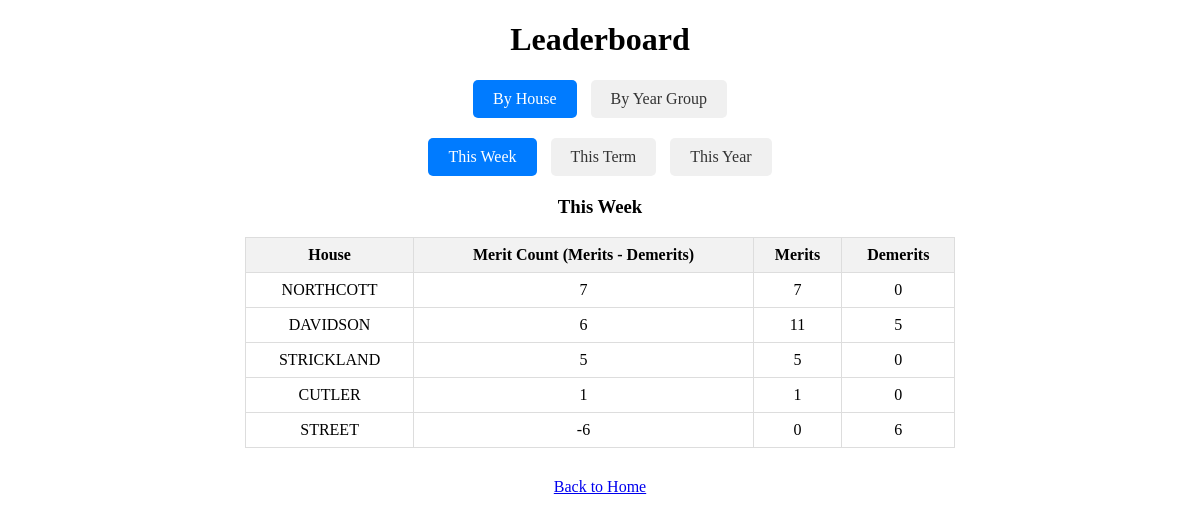
The app's page /leaderboard with its own data.
### tables this page shows
CREATE TABLE Demerits (
            ID INTEGER PRIMARY KEY AUTOINCREMENT,
            StudentName TEXT NOT NULL,
            Grade INTEGER NOT NULL,
            House TEXT NOT NULL,
            Reason TEXT NOT NULL,
            awarded_by TEXT NOT NULL,
            date TEXT NOT NULL
        );

### app.py (the view, shortened to what this page needs)
@app.route('/leaderboard')
def leaderboard():
    sort_by = request.args.get('sort', 'house')  # 'house' or 'year'
    time_filter = request.args.get('filter', 'week')
    show_current_date = False
    available_terms = []
    if time_filter == 'week':
        start_date, end_date = get_week_dates()
        filter_label = "This Week"
    elif time_filter == 'year':
        start_date, end_date = get_year_dates()
        filter_label = "This Year"
    else:
        start_date, end_date = get_week_dates()
        filter_label = "This Week"
    if sort_by == 'house':
        leaderboard_data = get_leaderboard_by_house(start_date, end_date)
    else:
        leaderboard_data = get_leaderboard_by_yeargroup(start_date, end_date)
    return render_template('leaderboard.html', leaderboard=leaderboard_data, sort_by=sort_by, time_filter=time_filter, filter_label=filter_label, show_current_date=show_current_date, available_terms=available_terms, now=datetime.now)

### app.py (called while the page is built)
def get_week_dates():
    today = datetime.now()
    start_of_week = today - timedelta(days=today.weekday())
    end_of_week = start_of_week + timedelta(days=6)
    return start_of_week.strftime('%Y-%m-%d'), end_of_week.strftime('%Y-%m-%d')

### templates/leaderboard.html (shortened to what this page needs)
<!DOCTYPE html>
<html>
<head>
</head>
<body>
    <h1>Leaderboard</h1>
    <div class="sort-buttons">
        <a href="/leaderboard?sort=house&filter={{ time_filter }}" class="{{ 'active' if sort_by == 'house' else '' }}">By House</a>
        <a href="/leaderboard?sort=year&filter={{ time_filter }}" class="{{ 'active' if sort_by == 'year' else '' }}">By Year Group</a>
    </div>
    <div class="filter-buttons">
        <a href="/leaderboard?sort={{ sort_by }}&filter=week" class="{{ 'active' if time_filter == 'week' else '' }}">This Week</a>
        <a href="/leaderboard?sort={{ sort_by }}&filter=term" class="{{ 'active' if time_filter == 'term' else '' }}">This Term</a>
        <a href="/leaderboard?sort={{ sort_by }}&filter=year" class="{{ 'active' if time_filter == 'year' else '' }}">This Year</a>
    </div>
    <h3>{{ filter_label }}</h3>
    <table>
        <tr>
            {% if sort_by == 'house' %}
                <th>House</th>
            {% else %}
                <th>Year Group</th>
            {% endif %}
            <th>Merit Count (Merits - Demerits)</th>
            <th>Merits</th>
            <th>Demerits</th>
        </tr>
        {% for row in leaderboard %}
        <tr>
            {% if sort_by == 'house' %}
                <td>{{ row.house }}</td>
            {% else %}
                <td>{{ row.year }}</td>
            {% endif %}
            <td>{{ row.score }}</td>
            <td>{{ row.merits }}</td>
            <td>{{ row.demerits }}</td>
        </tr>
        {% endfor %}
    </table>
    <div style="text-align:center; margin-top:30px;">
        <a href="/">Back to Home</a>
    </div>
</body>
</html>

### templates/leaderboard.html (style rules this page uses)
.filter-buttons, .sort-buttons { margin: 20px 0; text-align: center; }
.filter-buttons a, .sort-buttons a { display: inline-block; padding: 10px 20px; margin: 0 5px; background-color: #f0f0f0; text-decoration: none; color: #333; border-radius: 5px; }
.filter-buttons a.active, .sort-buttons a.active { background-color: #007bff; color: white; }
table { width: 60%; margin: 0 auto; border-collapse: collapse; }
th, td { border: 1px solid #ddd; padding: 8px; text-align: center; }
th { background-color: #f2f2f2; }
h1, h2, h3 { text-align: center; }

### records on screen
Demerits: house "DAVIDSON", score "6", merits "11", demerits "5"

### other values on screen
{{ filter_label }} "This Week"
{{ row.house }} "NORTHCOTT" "STRICKLAND" "CUTLER" "STREET"
{{ row.score }} "7" "5" "1" "-6"
{{ row.merits }} "7" "5" "1" "0"
{{ row.demerits }} "0" "0" "0" "6"
